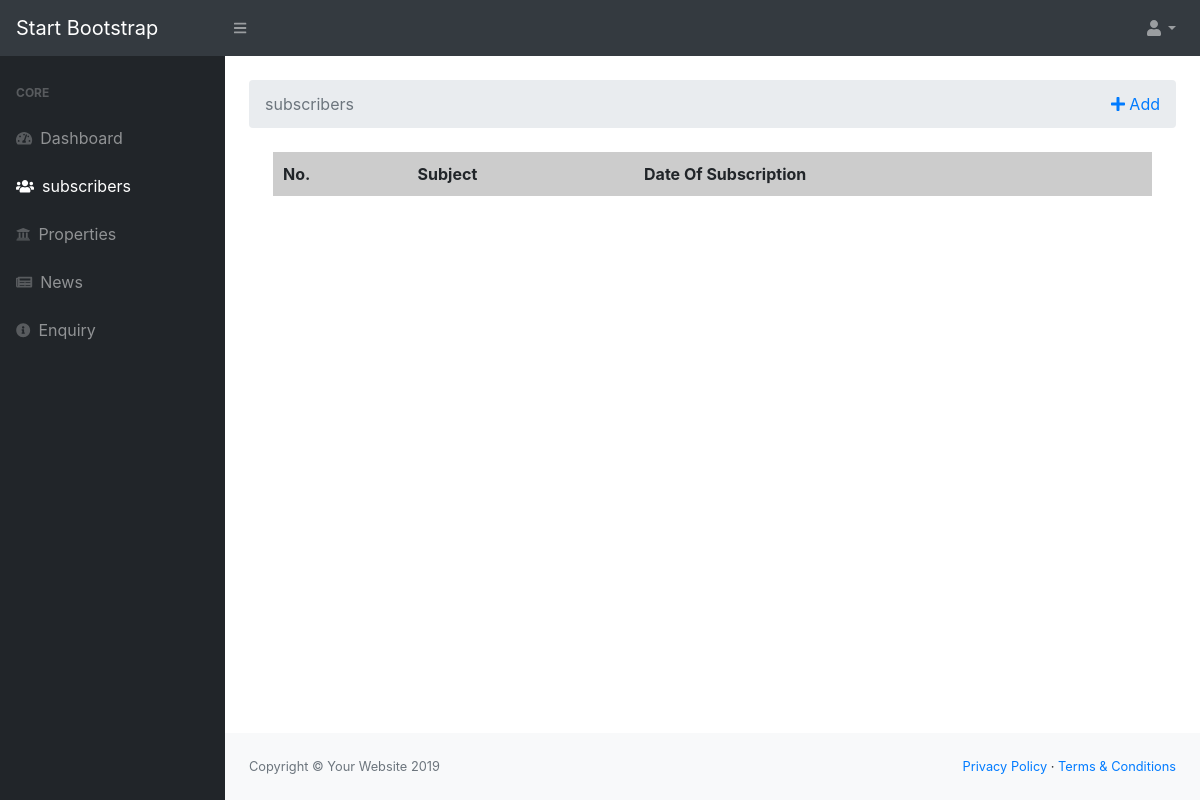
Page /admin/subscribers.php on the earlier database version.
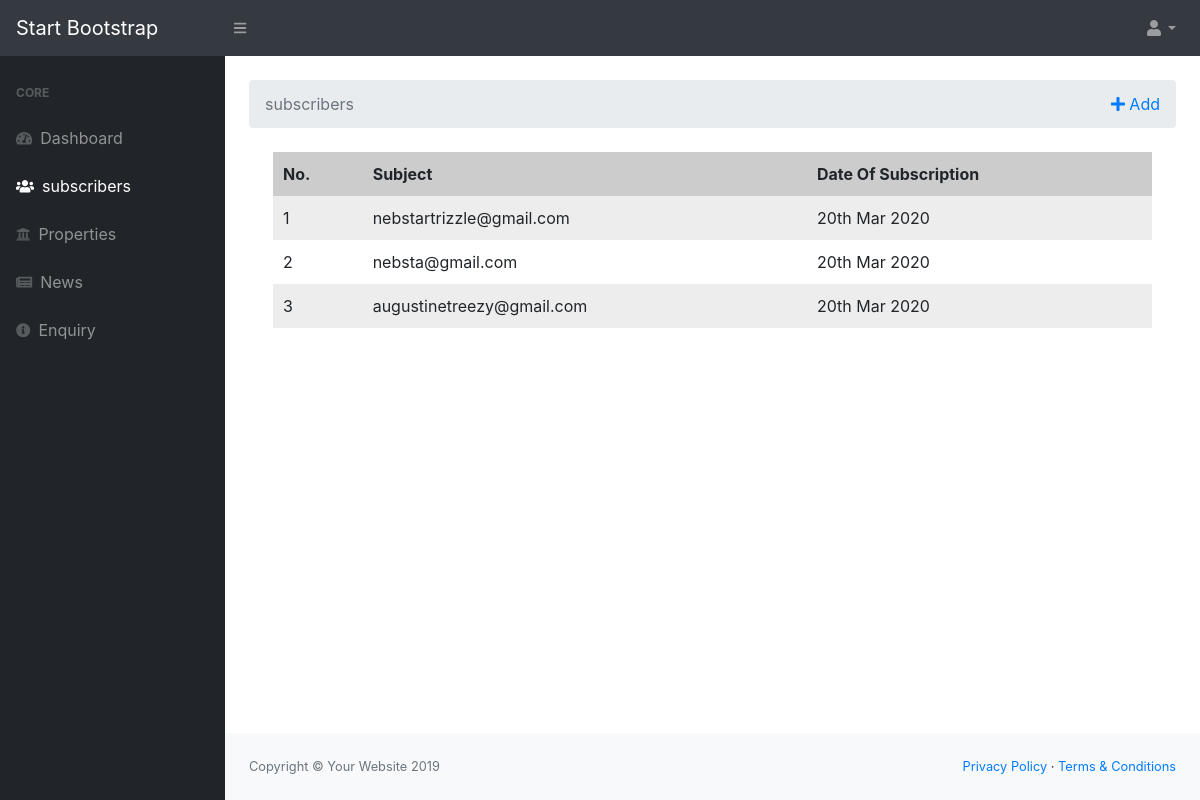
Same page on the later database version.
### tables this page shows
CREATE TABLE `subscribers` (
  `id` int(11) NOT NULL,
  `email` varchar(255) NOT NULL,
  `subscribed_at` timestamp NOT NULL DEFAULT CURRENT_TIMESTAMP ON UPDATE CURRENT_TIMESTAMP
);

### admin/subscribers.php (the view, shortened to what this page needs)
<?php
include('connect.php');
$subscribers = mysqli_query($dbconnect,"select * from subscribers" );
?>
<!DOCTYPE html>
<html lang="en">
    <head>
        <link href="css/styles.css" rel="stylesheet" />
        <link href="https://cdn.datatables.net/1.10.20/css/dataTables.bootstrap4.min.css" rel="stylesheet" />
    </head>
    <body class="sb-nav-fixed">
        <nav class="sb-topnav navbar navbar-expand navbar-dark bg-dark">
            <a class="navbar-brand" href="index.php">Start Bootstrap</a><button class="btn btn-link btn-sm order-1 order-lg-0" id="sidebarToggle" href="#"><i class="fas fa-bars"></i></button
            >
            <ul class="navbar-nav ml-auto ml-md-12">
                <li class="nav-item dropdown">
                    <a class="nav-link dropdown-toggle" id="userDropdown" href="#" role="button" data-toggle="dropdown" aria-haspopup="true" aria-expanded="false"><i class="fas fa-user fa-fw"></i></a>
                </li>
            </ul>
        </nav>
        <div id="layoutSidenav">
            <div id="layoutSidenav_nav">
                <nav class="sb-sidenav accordion sb-sidenav-dark" id="sidenavAccordion">
                    <div class="sb-sidenav-menu">
                        <div class="nav">
                            <div class="sb-sidenav-menu-heading">Core</div>
                            <a class="nav-link" href="dashboard.php"
                                ><div class="sb-nav-link-icon"><i class="fas fa-tachometer-alt"></i></div>
                                Dashboard</a>
                            <a class="nav-link" href="subscribers.php"
                                ><div class="sb-nav-link-icon"><i class="fas fa-users"></i></div>
                                subscribers
                            </a>
                            <a class="nav-link" href="properties.php"
                                ><div class="sb-nav-link-icon"><i class="fas fa-university"></i></div>
                                Properties
                            </a>
                            <a class="nav-link" href="news.php"
                                ><div class="sb-nav-link-icon"><i class="fas fa-newspaper"></i></i></div>
                                News
                            </a>
                            <a class="nav-link" href="queries.php"
                                ><div class="sb-nav-link-icon"><i class="fas fa-info-circle"></i></i></div>
                                Enquiry
                            </a>
                </nav>
            </div>
            <div id="layoutSidenav_content">
                <main>
                    <div class="container-fluid">
                    <br>
                        <ol class="breadcrumb mb-4">
                            <li class="breadcrumb-item active">subscribers</li>
                            <ul class="navbar-nav ml-auto ml-md-12">
                                <li class="nav-item ">
                                    <a  href="#" role="button"  ><i class="fas fa-plus"></i> Add</a>
                                </li>
                            </ul>
                        </ol>
                        <div class="container-fluid">
                            <table class="dataTable">
                                <thead>
                                    <tr>
                                        <th>No.</th>
                                        <th>Subject</th>
                                        <th>Date Of Subscription</th>
                                    </tr>
                                </thead>
                                <tbody>
                                <?php while ($subscriber=mysqli_fetch_assoc($subscribers)) { ?>
                                    <tr>
                                        <td><?php echo $subscriber['id'] ?></td>
                                        <td><?php echo $subscriber['email'] ?></td>
                                        <td><?php echo date("dS M Y  "); ?></td>
                                    </tr>
                                <?php } ?>
                                </tbody>
                            </table>
                        </div>
                    </div>
                </main>
                <footer class="py-4 bg-light mt-auto">
                    <div class="container-fluid">
                        <div class="d-flex align-items-center justify-content-between small">
                            <div class="text-muted">Copyright &copy; Your Website 2019</div>
                            <div>
                                <a href="#">Privacy Policy</a>
                                &middot;
                                <a href="#">Terms &amp; Conditions</a>
                            </div>
                        </div>
                    </div>
                </footer>
            </div>
        </div>
    </body>
</html>

Differences in the rows shown:
added subscribers: id "1", email "nebstartrizzle@gmail.com"
added subscribers: id "2", email "nebsta@gmail.com"
added subscribers: id "3", email "augustinetreezy@gmail.com"
